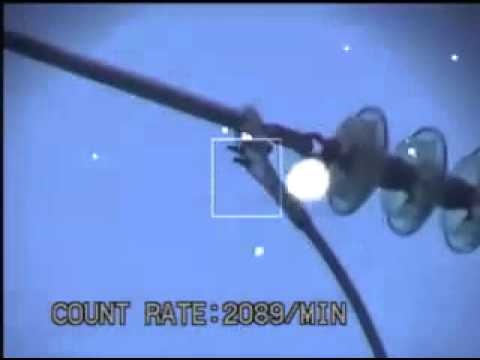
#> input picture PrototypeUV/images/corona-6.jpg, 480 x 360 px
$ python Test.py   (Python 2 division)
#> lines starting #> are read from the running program, lines starting #| are printed output that depends on the picture
#> further down, im is the input picture: shape (360, 480, 3); mean B, G, R 205.5, 136.1, 104.8
# Standard imports
import cv2
import numpy as np;

def findCorona(image):
    # Setup SimpleBlobDetector parameters.
    params = cv2.SimpleBlobDetector_Params()

    # Change thresholds
    params.minThreshold = 220;
    params.maxThreshold = 255;

    # Minimal distance between blobs
    params.minDistBetweenBlobs = 20

    # Filter by Area.
    params.filterByArea = True
    params.minArea = 20
    # params.maxArea = 3000

    params.filterByColor = True
    params.blobColor = 255

    # Filter by Circularity
    params.filterByCircularity = False
    params.minCircularity = 0.1

    # Filter by Convexity
    params.filterByConvexity = False
    params.minConvexity = 0.87

    # Filter by Inertia
    params.filterByInertia = False
    params.minInertiaRatio = 0.01

    # Create a detector with the parameters
    detector = cv2.SimpleBlobDetector_create(params)

    imgGray = cv2.cvtColor(image, cv2.COLOR_BGR2GRAY)
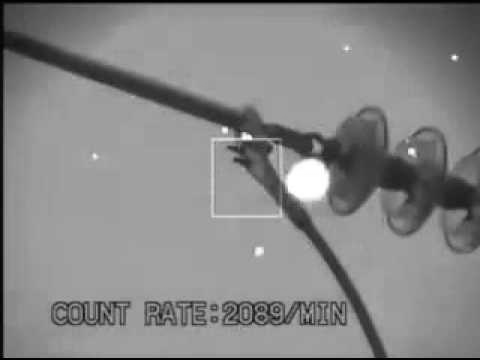
#> imgGray: shape (360, 480); min 1, max 255, mean 134.7
    img2 = cv2.bilateralFilter(imgGray, 15, 75, 75)
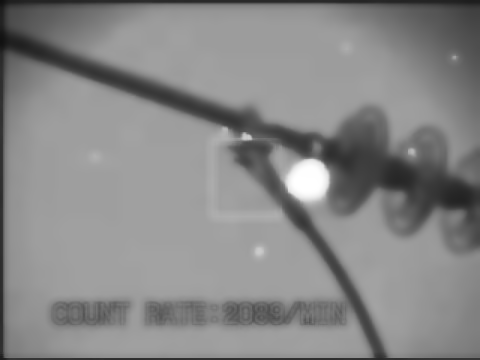
#> img2: shape (360, 480); min 15, max 255, mean 135

    keypoints = detector.detect(img2)
#> keypoints = 1 keypoints; (x, y, size): (308, 180, 37.1)
    return keypoints


# Read image
im = cv2.imread('images/corona-6.jpg')

# Detect blobs.
keypoints = findCorona(im)
#> keypoints = 1 keypoints; (x, y, size): (308, 180, 37.1)

print 'Deteccoes: ' + str(len(keypoints))
#| Deteccoes: 1


# Draw detected blobs as red circles.
# cv2.DRAW_MATCHES_FLAGS_DRAW_RICH_KEYPOINTS ensures the size of the circle corresponds to the size of blob
im_with_keypoints = cv2.drawKeypoints(im, keypoints, np.array([]), (0, 0, 255),
                                      cv2.DRAW_MATCHES_FLAGS_DRAW_RICH_KEYPOINTS)

# Show keypoints
cv2.imshow("Keypoints", im_with_keypoints)
cv2.waitKey(0)

$ run again, with PrototypeUV/images/corona-1.jpg copied over PrototypeUV/images/corona-6.jpg
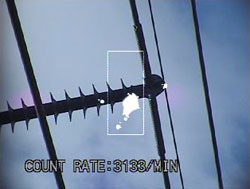
#> input picture PrototypeUV/images/corona-1.jpg, 250 x 189 px
#> im is the input picture: shape (189, 250, 3); mean B, G, R 165.2, 138.2, 120.1
#> in findCorona, `imgGray = cv2.cvtColor(image, cv2.COLOR_BGR2GRAY)`:
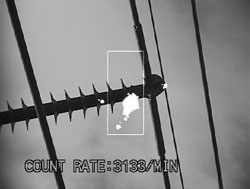
#> imgGray: shape (189, 250); min 0, max 255, mean 135.8
#> in findCorona, `img2 = cv2.bilateralFilter(imgGray, 15, 75, 75)`:
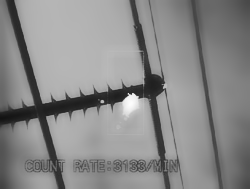
#> img2: shape (189, 250); min 18, max 252, mean 136.5
#> in findCorona, `keypoints = detector.detect(img2)`: keypoints = 1 keypoints; (x, y, size): (130, 103, 13.7)
#| Deteccoes: 1

$ run again, with PrototypeUV/images/corona-10.jpg copied over PrototypeUV/images/corona-6.jpg
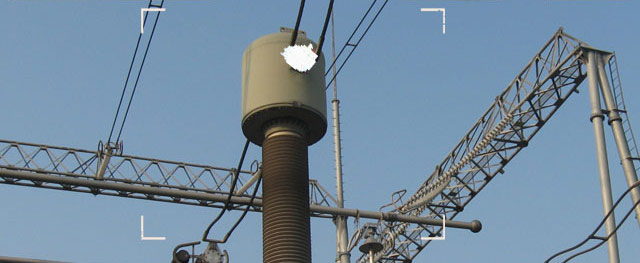
#> input picture PrototypeUV/images/corona-10.jpg, 640 x 263 px
#> im is the input picture: shape (263, 640, 3); mean B, G, R 158.1, 138.5, 115.9
#> in findCorona, `imgGray = cv2.cvtColor(image, cv2.COLOR_BGR2GRAY)`:
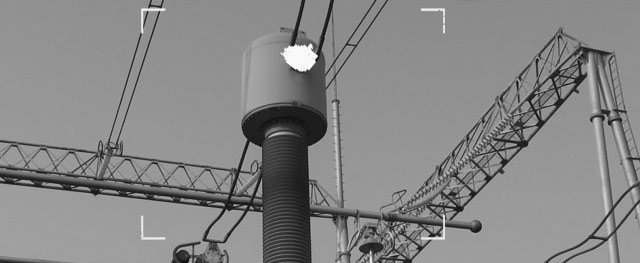
#> imgGray: shape (263, 640); min 6, max 255, mean 134
#> in findCorona, `img2 = cv2.bilateralFilter(imgGray, 15, 75, 75)`:
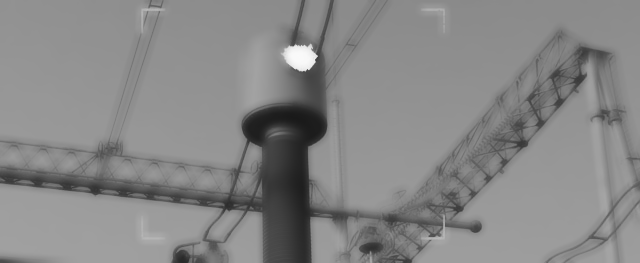
#> img2: shape (263, 640); min 25, max 250, mean 134.4
#> in findCorona, `keypoints = detector.detect(img2)`: keypoints = 1 keypoints; (x, y, size): (300, 57, 24.9)
#| Deteccoes: 1

$ run again, with PrototypeUV/images/corona-2.jpg copied over PrototypeUV/images/corona-6.jpg
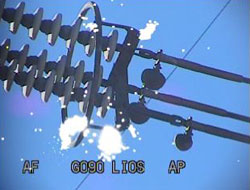
#> input picture PrototypeUV/images/corona-2.jpg, 250 x 190 px
#> im is the input picture: shape (190, 250, 3); mean B, G, R 192, 138.6, 100.2
#> in findCorona, `imgGray = cv2.cvtColor(image, cv2.COLOR_BGR2GRAY)`:
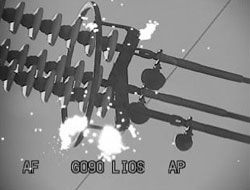
#> imgGray: shape (190, 250); min 1, max 255, mean 133.2
#> in findCorona, `img2 = cv2.bilateralFilter(imgGray, 15, 75, 75)`:
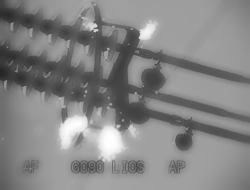
#> img2: shape (190, 250); min 38, max 254, mean 133
#> in findCorona, `keypoints = detector.detect(img2)`: keypoints = 3 keypoints; (x, y, size): (110, 141, 22.7), (72, 127, 22), (147, 32, 12.7)
#| Deteccoes: 3
